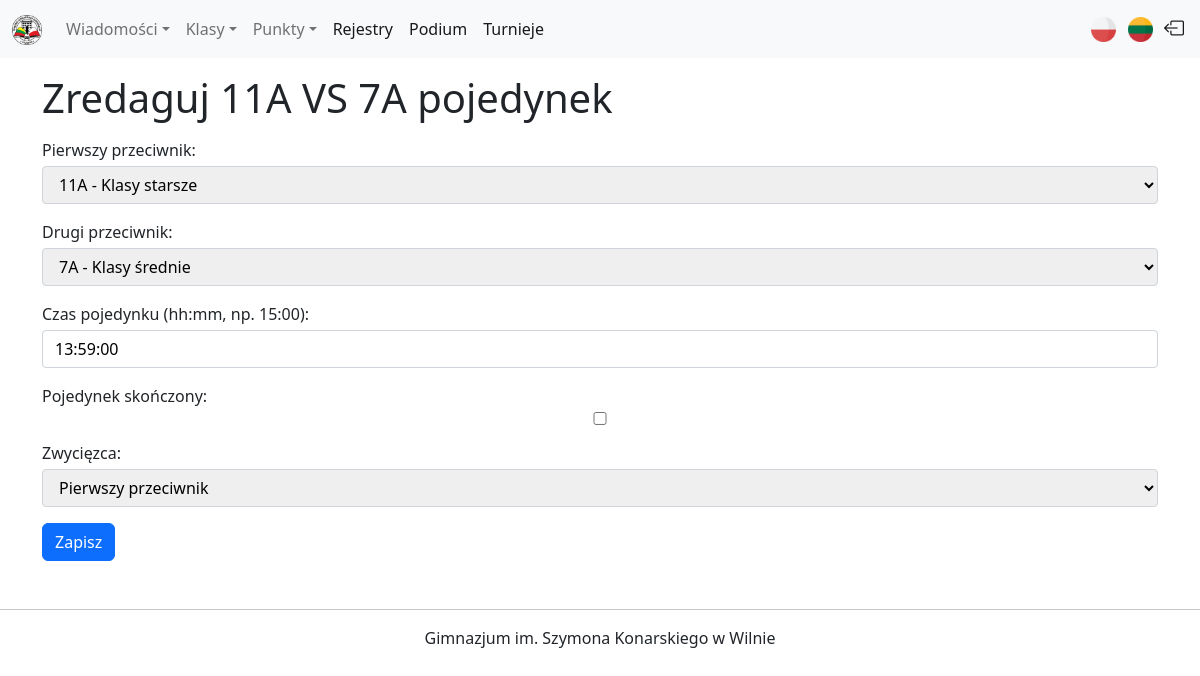
The app's page /pl/tournaments/battle/edit/1 (signed in) with its own data.
### tournaments/models.py (models this page shows, shortened)
class TournamentBattle(models.Model):
    CHOICES = [
        ("FO", _("Pierwszy przeciwnik")),
        ("SO", _("Drugi przeciwnik"))
    ]
    battle_day = models.ForeignKey(TournamentDay, verbose_name=_("Dzień"), on_delete=models.CASCADE, null=False)
    battle_first_oponent = models.ForeignKey(Classes, verbose_name=_("Pierwszy przeciwnik"),  on_delete=models.CASCADE, related_name="first_oponent", to_field="id")
    battle_second_oponent = models.ForeignKey(Classes, verbose_name=_("Drugi przeciwnik"), on_delete=models.CASCADE, related_name="second_oponent", to_field="id")
    battle_time = models.TimeField(verbose_name=_("Czas pojedynku"))
    battle_is_finished = models.BooleanField(verbose_name=_("Pojedynek skończony"), default=False)
    winner = models.TextField(verbose_name=_("Zwycięzca"), max_length=50, choices=CHOICES, blank=True, null=True)

### points/models.py (models this page shows)
class Classes(models.Model):
    SCHOOL_LETTER_CHOICES = [
        ("A", "A"),
        ("B", "B"),
        ("C", "C"),
        ("D", "D"),
        ("E", "E"),
    ]
    SCHOOL_LEVEL_CHOICES = [
        (_("Klasy początkowe"), _("Klasy początkowe")),
        (_("Klasy średnie"), _("Klasy średnie")),
        (_("Klasy starsze"), _("Klasy starsze")),
    ]
    class_number = models.PositiveSmallIntegerField(verbose_name=_("Numer klasy"),
        validators=[MinValueValidator(1), MaxValueValidator(12)], null=False
    )
    class_letter = models.CharField(verbose_name=_("Litera klasy"),
        max_length=1, choices=SCHOOL_LETTER_CHOICES, default="A"
    )
    class_school_level = models.CharField(_("Poziom szkolnictwa"),
        max_length=16, choices=SCHOOL_LEVEL_CHOICES, default="Klasy średnie"
    )
    class_teacher_name = models.CharField(verbose_name=_("Imię wychowawczyni"), max_length=20)
    class_teacher_surname = models.CharField(verbose_name=_("Nazwisko wychowawczyni"), max_length=20)
    class_points = models.PositiveSmallIntegerField(verbose_name=_("Punkty"),
        validators=[MinValueValidator(0), MaxValueValidator(999)], null=False,
        default=0
    )
    def __str__(self):
        return f"{self.class_number}{str(self.class_letter).capitalize()} - {_(self.class_school_level)}"

### tournaments/views.py (the view, shortened to what this page needs)
# urls.py: path("battle/edit/<int:pk>", views.TournamentBattleEditView.as_view(), name="tournament_battle_edit"),
class TournamentBattleEditView(LoginRequiredMixin, UpdateView):
    template_name = "edit/edit_battle.html"
    model = TournamentBattle
    form_class = TournamentBattleEditForm

### tournaments/forms.py
class TournamentBattleEditForm(forms.ModelForm):
    class Meta:
        model = TournamentBattle
        fields = ['battle_first_oponent', 'battle_second_oponent', 'battle_time', 'battle_is_finished', 'winner']
        labels = {
            "battle_time": _("Czas pojedynku (hh:mm, np. 15:00)")
        }

### tournaments/templates/edit/edit_battle.html (shortened to what this page needs)
{% extends "base.html" %}
{% load i18n %}
{% block content %}
    <h1>{% trans "Zredaguj" %} {{ tournamentbattle.battle_first_oponent.class_number }}{{ tournamentbattle.battle_first_oponent.class_letter }} VS {{ tournamentbattle.battle_second_oponent.class_number }}{{ tournamentbattle.battle_second_oponent.class_letter }} {% trans "pojedynek" %}</h1>
    <form action="{% url 'tournaments:tournament_battle_edit' pk=tournamentbattle.id %}" method="post" enctype="multipart/form-data">
        {% for field in form %}
            <div class="form-item mt-3 mb-3">
                {{ field.label_tag }}
                {{ field }}
            </div>
        {% endfor %}
        <button class="btn btn-primary" type="submit">{% trans "Zapisz" %}</button>
    </form>
{% endblock %}

### static/styles.css (style rules this page uses)
body { overflow-x: hidden; }
.form-item input, .form-item textarea, .form-item select { display: block; width: 100%; border: 1px solid #ced4da; border-radius: 0.25rem; padding: .375rem .75rem; font-size: 1rem; transition: border-color .15s ease-in-out,box-shadow .15s ease-in-out; margin-top: 0.25rem; }

### records on screen
TournamentBattle: battle_first_oponent.class_number "11", battle_first_oponent.class_letter "A", battle_second_oponent.class_number "7", battle_second_oponent.class_letter "A", form "11A - Klasy starsze" "7A - Klasy średnie" "13:59:00" "Pierwszy przeciwnik"

### other values on screen
{{ field.label_tag }} "Pierwszy przeciwnik:" "Drugi przeciwnik:" "Czas pojedynku (hh:mm, np. 15:00):" "Pojedynek skończony:" "Zwycięzca:"
